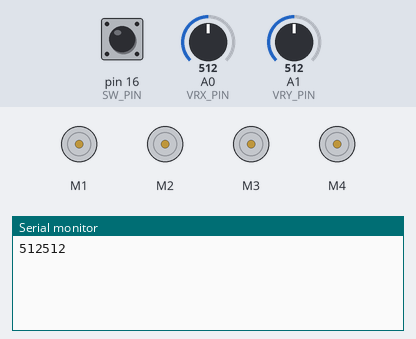
Recording of a sketch running on a simulated Arduino Uno, built with avr-gcc and run on an emulated ATmega328P. Parts: 4 × DC motor (green arrow = forward, orange = backward, longer = faster), the last lines printed to the serial monitor. The test bench sets the inputs (shaded band); at power-on: pin 16 (SW_PIN) HIGH, A0 (VRX_PIN) = 512, A1 (VRY_PIN) = 512.

Above: at 1.2 s.
1.3 s: pin 16 (SW_PIN) pulled LOW for 0.15 s
At 2.7 s:
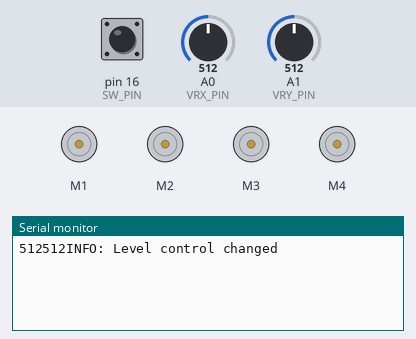
3.0 s: A0 (VRX_PIN) set to 1023
6.0 s: pin 16 (SW_PIN) pulled LOW for 1 s
At 6.5 s:
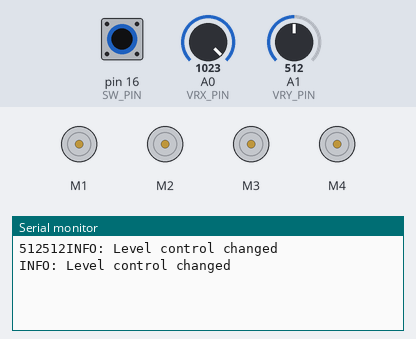
10.0 s: pin 16 (SW_PIN) pulled LOW for 3.2 s
At 10.7 s:
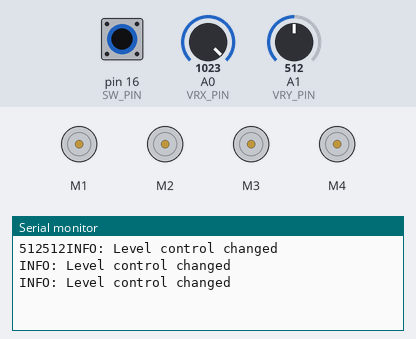

Measured:
- after the input at 1.3 s, the serial monitor: prints a new line after 0.05 s (image 1)
- after the input at 6.0 s, the serial monitor: prints a new line after 0.05 s (image 2)
- after the input at 10.0 s, the serial monitor: prints a new line after 0.05 s (image 3)

The sketch:

robot_arm.ino
```cpp
#include <AFMotor.h>
#include <ezButton.h>

#define VRX_PIN A0  // Arduino pin connected to VRX pin
#define VRY_PIN A1  // Arduino pin connected to VRY pin
#define SW_PIN 16

AF_DCMotor motor_1(1);
AF_DCMotor motor_2(2);
AF_DCMotor motor_3(3);
AF_DCMotor motor_4(4);

ezButton button(SW_PIN);

int xValue = 0;  // To store value of the X axis
int yValue = 0;  // To store value of the Y axis
int bValue = 0;  // To store value of the button
int deadzone = 150;
int levelControl = 1;  // which motors to controll if (1) M1 and M2, if (-1) M3 and M4

int xNeutral;
int yNeutral;

void setup() {
  Serial.begin(9600);
  button.setDebounceTime(50);
  levelControl = 1;

  xNeutral = analogRead(VRX_PIN);
  yNeutral = analogRead(VRY_PIN);
  Serial.print(xNeutral);
  Serial.print(yNeutral);
}

int c = 0;

void loop() {
  button.loop();  // MUST call the loop() function first

  xValue = analogRead(VRX_PIN);
  yValue = analogRead(VRY_PIN);

  bValue = button.getState();

  if (button.isPressed()) {
    Serial.println("INFO: Level control changed");
  }
  if (button.isReleased()) {
    levelControl = -levelControl;
    stopAllMotors();
  }

  if (levelControl == 1) {
    // Serial.println("Control M1 - Y and M2 - X");
    moveMotorsIfNeeded(xValue, yValue, motor_1, motor_2);
  } else {
    // Serial.println("Control M3 - Y and M4 - X");
    moveMotorsIfNeeded(xValue, yValue, motor_3, motor_4);
  }
}

void moveMotorsIfNeeded(int xValue, int yValue, AF_DCMotor mLR, AF_DCMotor mUD) {
  int mUDSpeed = 0;
  int mLRSpeed = 0;

  if (xValue >= xNeutral + deadzone) {
    // Serial.println("LEFT");
    mLRSpeed = map(xValue, xNeutral, 1023, 0, 255);
    mLR.setSpeed(mLRSpeed);
    mLR.run(FORWARD);
  } else if (xValue <= xNeutral - deadzone) {
    // Serial.println("RIGHT");
    mLRSpeed = map(xValue, xNeutral, 0, 0, 255);
    mLR.setSpeed(mLRSpeed);
    mLR.run(BACKWARD);
  } else {
    // Serial.println("stop");
    mLR.run(RELEASE);
    mLR.setSpeed(0);
  }

  if (yValue >= yNeutral + deadzone) {
    // Serial.println("DOWN");
    mUDSpeed = map(yValue, yNeutral, 1023, 0, 255);
    mUD.setSpeed(mUDSpeed);
    mUD.run(BACKWARD);
  } else if (yValue <= yNeutral - deadzone) {
    // Serial.println("UP");
    mUDSpeed = map(yValue, yNeutral, 0, 0, 255);
    mUD.setSpeed(mUDSpeed);
    mUD.run(FORWARD);
  } else {
    // Serial.println("stop");
    mUD.setSpeed(0);
    mUD.run(RELEASE);
  }
}

void moveMotor(String side, AF_DCMotor m) {
  Serial.println(side);
}

void stopAllMotors() {
  motor_1.run(RELEASE);
  motor_2.run(RELEASE);
  motor_3.run(RELEASE);
  motor_4.run(RELEASE);
}
```
